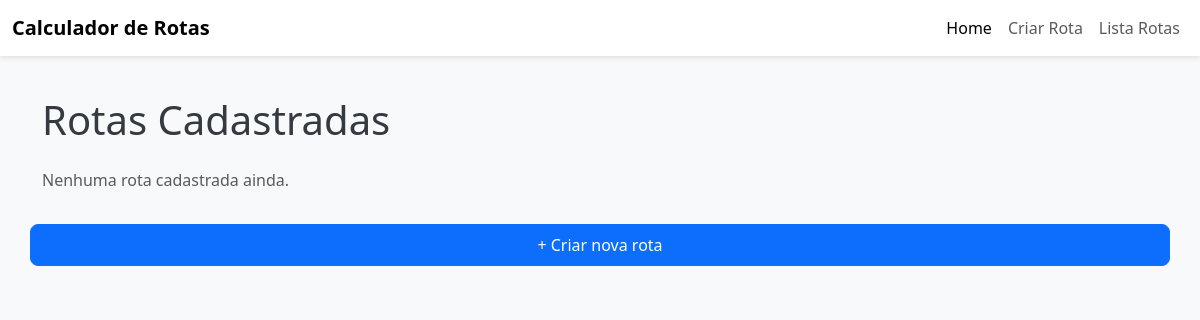
Before: /rotas/listar with the older database file.
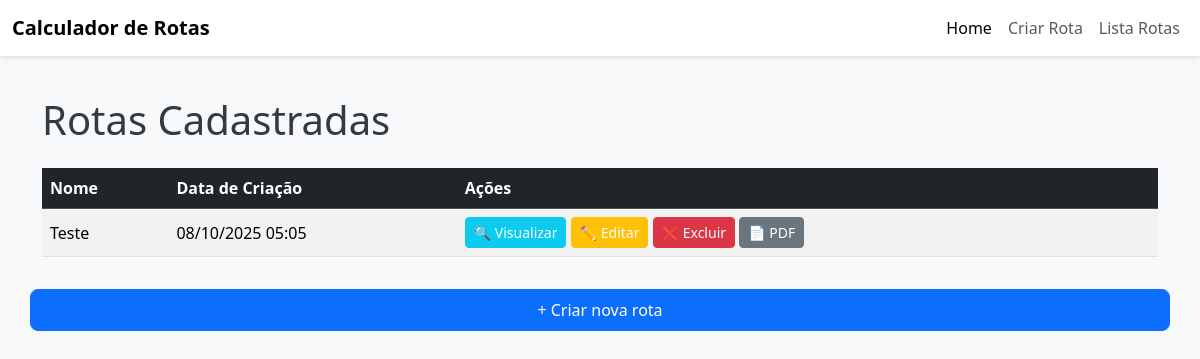
After: the same page with the newer database file.
### rotas/models/rota.py (models this page shows, shortened)
class Rota(models.Model):
    nome = models.CharField(max_length=100)
    data_criacao = models.DateTimeField(auto_now_add=True)
    entregas = models.ManyToManyField('Entrega', related_name='rotas')

### rotas/views/rota.py (the view)
# urls.py: path('listar', views.listar_rotas, name='listar_rotas'),
def listar_rotas(request):
    rotas = Rota.objects.all().order_by('-data_criacao')
    return render(request, 'rotas/listar_rotas.html', {'rotas': rotas})

### rotas/templates/rotas/listar_rotas.html
{% extends 'menu.html' %}
{% block conteudo %}
<h1 class="mb-4">Rotas Cadastradas</h1>
{% if rotas %}
<div class="table-responsive">
  <table class="table table-striped table-hover align-middle">
    <thead class="table-dark">
      <tr>
        <th>Nome</th>
        <th>Data de Criação</th>
        <th>Ações</th>
      </tr>
    </thead>
    <tbody>
      {% for rota in rotas %}
      <tr>
        <td>{{ rota.nome }}</td>
        <td>{{ rota.data_criacao|date:"d/m/Y H:i" }}</td>
        <td>
          <a href="{% url 'rotas:detalhes_rota' rota.id %}" class="btn btn-sm btn-info text-white">🔍 Visualizar</a>
          <a href="{% url 'rotas:editar_rota' rota.id %}" class="btn btn-sm btn-warning text-white">✏️ Editar</a>
          <a href="{% url 'rotas:excluir_rota' rota.id %}" class="btn btn-sm btn-danger" onclick="return confirm('Tem certeza que deseja excluir esta rota?')">❌ Excluir</a>
          <a href="{% url 'rotas:gerar_pdf_rota' rota.id %}" class="btn btn-sm btn-secondary">📄 PDF</a>
        </td>
      </tr>
      {% endfor %}
    </tbody>
  </table>
</div>
{% else %}
<p class="text-muted">Nenhuma rota cadastrada ainda.</p>
{% endif %}
<a href="{% url 'rotas:upload_pdf' %}" class="btn btn-primary mt-3">+ Criar nova rota</a>
{% endblock %}

Changed rows visible on the page:
added Rota: nome "Teste", data_criacao "08/10/2025 05:05"
Other visible differences:
text no longer shown: "Nenhuma rota cadastrada ainda."
text now shown: "Nome Data de Criação Ações"
